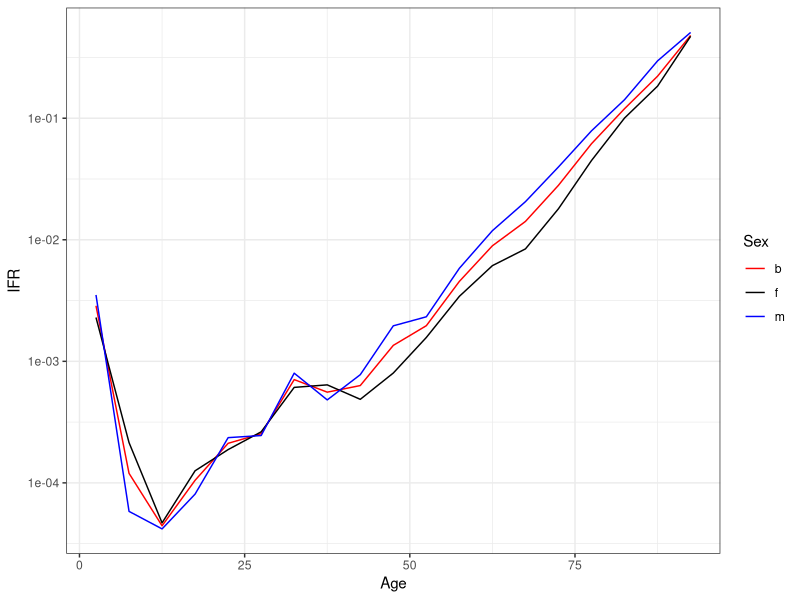

The R source for this figure: (Note: this script raises an error after producing the figure.)
# Description:
# Summarize EXCESS deaths since 24th February, 2020, in all countries by sex and age 
Sys.setenv(LANG = "en")
Sys.setlocale("LC_ALL","English")
rm(list=ls())
pkgs <- c("tidyverse",
          "lubridate",
          "haven",
          "readxl")

lapply(pkgs, require, character.only = T)

# reading seroprevalence data
db_ser <- read_csv("Data/spain_seroprev_round1.csv")
db_ser_f <- read_csv("Data/spain_seroprev_round_final.csv")
# reading excess mortality data until the date of seroprevalence study
db_exc <- read_csv("Output/spain_excess_until_seroprev.csv")

# Seroprevalence data in tidy format by sex
db_ser2 <- db_ser %>% 
  gather(-Age, key = "Measure", value = "Val") %>% 
  separate(Measure, c("Measure", "Sex"), sep = "_") %>% 
  spread(Measure, Val)


# Rapid test by age and sex
###########################
# Reestimation of infection rates and confidence intervals grouping 
# ages "<1" and "1-4" for the age group 0-4
db_ser_sex <- db_ser2 %>% 
  filter(Sex != "t") %>% 
  mutate(inf = round(smpl * pstv / 100),
         inf_l = round(smpl * lo / 100),
         inf_u = round(smpl * up / 100), 
         Age = ifelse(Age == "1", 0, as.integer(Age)),
         Sex = ifelse(Sex == "t", "b", Sex)) %>% 
  group_by(Sex, Age) %>% 
  summarise(smpl = sum(smpl),
            inf = sum(inf),
            inf_l = sum(inf_l),
            inf_u = sum(inf_u)) %>% 
  ungroup()

# reestimating for both sexes
db_ser_tot <- db_ser_sex %>% 
  group_by(Age) %>% 
  summarise(smpl = sum(smpl),
            inf = sum(inf),
            inf_l = sum(inf_l),
            inf_u = sum(inf_u)) %>% 
  ungroup() %>% 
  mutate(Sex = "b") 

# binding by sex and all sex
db_ser3 <- bind_rows(db_ser_sex, db_ser_tot) %>%   
  mutate(IR = inf / smpl,
         IR_l = inf_l / smpl,
         IR_u = inf_u / smpl,
         Age = as.integer(Age)) %>% 
  select(Sex, Age, IR, IR_l, IR_u) %>% 
  arrange(Sex, suppressWarnings(as.integer(Age)))

###################################
# preparing mortality data to merge
###################################
db_deaths_sex <- db_exc %>% 
  select(Sex, Age, Excess, Exposure) %>% 
  rename(Deaths = Excess) %>% 
  filter(Age != "All") %>% 
  mutate(Age = as.integer(Age))

# excess mortality for both sexes
db_deaths_tot <- db_deaths_sex %>% 
  group_by(Age) %>% 
  summarise(Deaths = sum(Deaths),
            Exposure = sum(Exposure)) %>% 
  ungroup() %>% 
  mutate(Sex = "b")

db_deaths <- bind_rows(db_deaths_sex, db_deaths_tot)

#############################################################
# Estimating sex- and age-specific IFRs, based on Rapid tests
#############################################################
db_ifr_age <- db_deaths %>% 
  left_join(db_ser3) %>% 
  mutate(Infected = Exposure * IR,
         Infected_l = Exposure * IR_l,
         Infected_u = Exposure * IR_u,
         IFR = Deaths / Infected,
         IFR_l = Deaths / Infected_u,
         IFR_u = Deaths / Infected_l,
         Age = as.character(Age)) %>% 
  select(Sex, Age, Deaths, Exposure, Infected, Infected_l, Infected_u, IFR, IFR_l, IFR_u)

# saving IFRs
db_ifr_age2 <- db_ifr_age %>% 
  select(Sex, Age, IFR, IFR_l, IFR_u)

write_csv(db_ifr_age2,  path = "Output/spain_sex_age_ifr.csv")


# Overall IFR in Spain
db_ifr_age %>%
  group_by(Sex) %>% 
  summarise(Infected = sum(Infected),
            Deaths = sum(Deaths)) %>% 
  ungroup() %>% 
  mutate(Overall_IFR = Deaths / Infected)
  
# plotting sex- and age-specific IFR in Spain by sex
db_ifr_age %>% 
  mutate(Age = as.integer(Age) + 2.5) %>% 
  ggplot()+
  geom_line(aes(Age, IFR, col = Sex))+
  scale_y_log10()+
  scale_color_manual(values = c("red", "black", "blue"))+
  theme_bw()

ggsave("Figures/ifr_age_sex.png")

# plotting sex- and age-specific IFR in Spain with confidence intervals
db_ifr_age %>% 
  filter(Sex == "b") %>% 
  mutate(Age = as.integer(Age) + 2.5) %>% 
  ggplot()+
  geom_line(aes(Age, IFR))+
  geom_ribbon(aes(Age, ymin = IFR_l, ymax = IFR_u), alpha = 0.5)+
  scale_y_log10()+
  scale_x_continuous(breaks = seq(0, 100, 10))+
  scale_color_manual(values = c("red", "black", "blue"))+
  theme_bw()
ggsave("Figures/ifr_age_confidence_intervals.png")




# comparing with Verity values
##############################

# reading Verity et al. IFR estimates
verity <- read_delim("Data/IFR-Verity.txt", delim = "\t", col_names = F) %>% 
  rename(Age = 1,
         IFR = 2,
         IFR_l = 3,
         IFR_u = 4) %>% 
  mutate(Age_int = 10,
         Source = "Verity et al.",
         Sex = "b")

# appending Verity et al. and Spain estimates
db_ifrs <- db_ifr_age %>%
  mutate(Source = "Spain",
         Age = as.integer(Age),
         Age_int = 5) %>% 
  select(Age, Age_int, Sex, IFR, IFR_l, IFR_u, Source) %>% 
  bind_rows(verity)

# plotting Spain by sex and Verity estimates
db_ifrs %>% 
  mutate(Age = Age + 0.5 * Age_int) %>% 
  ggplot()+
  geom_line(aes(Age, IFR, col = Sex, linetype = Source))+
  scale_y_log10()+
  scale_x_continuous(breaks = seq(0, 100, 10))+
  scale_color_manual(values = c("red", "black", "blue"))+
  theme_bw()

ggsave("Figures/ifr_age_sex_spain_verity.png")


# plotting Spain and Verity estimates with conficence intervals
db_ifrs %>% 
  filter(Sex == "b") %>% 
  mutate(Age = Age + 0.5 * Age_int) %>% 
  ggplot()+
  geom_line(aes(Age, IFR, col = Source))+
  geom_ribbon(aes(Age, ymin = IFR_l, ymax = IFR_u, fill = Source), alpha = 0.3)+
  scale_y_log10()+
  scale_x_continuous(breaks = seq(0, 100, 10))+
  scale_color_manual(values = c("#048BA8", "#F18F01"))+
  scale_fill_manual(values = c("#048BA8", "#F18F01"))+
  theme_bw()

ggsave("Figures/ifr_age_conf_int_spain_verity.png")



# db_ifrs %>% 
#   mutate(Age = Age + 0.5 * Age_int) %>% 
#   filter(Sex == "b") %>% 
#   spread(Source, IFR) %>% 
#   drop_na() %>% 
#   mutate(f = `Spain females` / `Verity et al.`,
#          m = `Spain males` / `Verity et al.`) %>% 
#   select(Age, f, m) %>% 
#   gather(-Age, key = "Sex", value = "Ratio") %>% 
#   ggplot()+
#   geom_point(aes(Age, Ratio, col = Sex))+
#   geom_hline(yintercept = 1, linetype = "dashed")+
#   scale_y_log10()+
#   scale_x_continuous(breaks = seq(10, 90, 10))+
#   scale_color_manual(values = c("red", "black"))+
#   theme_bw()
# 
# ggsave("Figures/spain_seroprev/ifr_ratios.png")

################################
# Max specificity results by age
################################

db_ser_f2 <- db_ser_f %>% 
  mutate(infs_i = round(Sample_imm * Immunoassay / 100),
         infs_i_lb = round(Sample_imm * Immuno_lb / 100),
         infs_i_ub = round(Sample_imm * Immuno_ub / 100),
         infs_b = round(Sample_imm * Both / 100),
         infs_b_lb = round(Sample_imm * Both_lb / 100),
         infs_b_ub = round(Sample_imm * Both_ub / 100),
         infs_e = round(Sample_imm * Either / 100),
         infs_e_lb = round(Sample_imm * Either_lb / 100),
         infs_e_ub = round(Sample_imm * Either_ub / 100),
         Age = ifelse(Age == 1, 0, Age)) %>% 
  group_by(Age) %>% 
  summarise(Sample_imm = sum(Sample_imm),
            infs_i = sum(infs_i),
            infs_i_lb = sum(infs_i_lb),
            infs_i_ub = sum(infs_i_ub),
            infs_b = sum(infs_b),
            infs_b_lb = sum(infs_b_lb),
            infs_b_ub = sum(infs_b_ub),
            infs_e = sum(infs_e),
            infs_e_lb = sum(infs_e_lb),
            infs_e_ub = sum(infs_e_ub)) %>% 
  ungroup() %>% 
  mutate(Imm = infs_i / Sample_imm,
         Imm_lb = infs_i_lb / Sample_imm,
         Imm_ub = infs_i_ub / Sample_imm,
         Both = infs_b / Sample_imm,
         Both_lb = infs_b_lb / Sample_imm,
         Both_ub = infs_b_ub / Sample_imm,
         Either = infs_e / Sample_imm,
         Either_lb = infs_e_lb / Sample_imm,
         Either_ub = infs_e_ub / Sample_imm)

db_ser_imm <- db_ser_f2 %>% 
  select(Age, Imm, Imm_lb, Imm_ub) %>% 
  rename(IR = Imm,
         IR_l = Imm_lb,
         IR_u = Imm_ub) %>% 
  mutate(Source = "Immunoassay")

db_ser_both <- db_ser_f2 %>% 
  select(Age, Both, Both_lb, Both_ub) %>% 
  rename(IR = Both,
         IR_l = Both_lb,
         IR_u = Both_ub) %>% 
  mutate(Source = "Both")

db_ser_either <- db_ser_f2 %>% 
  select(Age, Either, Either_lb, Either_ub) %>% 
  rename(IR = Either,
         IR_l = Either_lb,
         IR_u = Either_ub) %>% 
  mutate(Source = "Either")

db_ser4 <- db_ser3 %>% 
  filter(Sex == "b") %>% 
  select(Age, IR, IR_l, IR_u) %>% 
  mutate(Source = "Rapid")

db_ser_f3 <- bind_rows(db_ser4,
                       db_ser_imm,
                       db_ser_both, 
                       db_ser_either)

db_ser_f3 %>% 
  ggplot()+
  geom_line(aes(Age, IR, col = Source))+
  geom_ribbon(aes(Age, ymin = IR_l, ymax = IR_u, fill = Source), alpha = 0.5)



#########################################################
# Estimating age-specific IFRs, based on other estimates
#########################################################

db_ifr_age_oth <- db_deaths %>% 
  filter(Sex == "b") %>% 
  left_join(db_ser_f3) %>% 
  mutate(Infected = Exposure * IR,
         Infected_l = Exposure * IR_l,
         Infected_u = Exposure * IR_u,
         IFR = Deaths / Infected,
         IFR_l = Deaths / Infected_u,
         IFR_u = Deaths / Infected_l,
         Age = as.character(Age)) %>% 
  select(Age, Deaths, Exposure, Infected, Infected_l, Infected_u, IFR, IFR_l, IFR_u, Source)

db_ifr_age_oth %>% 
  mutate(Age = as.integer(Age) + 2.5) %>% 
  ggplot()+
  geom_line(aes(Age, IFR, col = Source))+
  geom_ribbon(aes(Age, ymin = IFR_l, ymax = IFR_u, fill = Source), alpha = 0.3)+
  scale_y_log10()+
  scale_x_continuous(breaks = seq(0, 100, 10))+
  scale_color_manual(values = c("red", "black", "blue", "green"))+
  scale_fill_manual(values = c("red", "black", "blue", "green"))+
  theme_bw()

# either and both
db_ifr_age_oth %>% 
  filter(Source %in% c("Either", "Both")) %>% 
  mutate(Age = as.integer(Age) + 2.5) %>% 
  ggplot()+
  geom_line(aes(Age, IFR, col = Source))+
  geom_ribbon(aes(Age, ymin = IFR_l, ymax = IFR_u, fill = Source), alpha = 0.3)+
  scale_y_log10()+
  scale_x_continuous(breaks = seq(0, 100, 10))+
  scale_color_manual(values = c("red", "black", "blue", "green"))+
  scale_fill_manual(values = c("red", "black", "blue", "green"))+
  theme_bw()


# and verity?
#############

db_ifr_age_oth2 <- verity %>% 
  select(-Sex) %>%
  mutate(Age_int = 10) %>% 
  bind_rows(db_ifr_age_oth %>% 
              select(Age, IFR, IFR_l, IFR_u, Source) %>% 
              mutate(Age = as.integer(Age),
                     Age_int = 5))

db_ifr_age_oth2 %>% 
  mutate(Age = as.integer(Age) + 2.5) %>% 
  ggplot()+
  geom_line(aes(Age, IFR, col = Source))+
  geom_ribbon(aes(Age, ymin = IFR_l, ymax = IFR_u, fill = Source), alpha = 0.3)+
  scale_y_log10()+
  scale_x_continuous(breaks = seq(0, 100, 10))+
  scale_color_manual(values = c("#e41a1c", "#377eb8", "#4daf4a", "#984ea3", "#ff7f00"))+
  scale_fill_manual(values = c("#e41a1c", "#377eb8", "#4daf4a", "#984ea3", "#ff7f00"))+
  theme_bw()


# mix of specificity and sensitivity

db_ifr_age_oth3 <- db_ifr_age_oth2 %>% 
  filter(Source == "Both" | Source == "Either") %>% 
  group_by(Age) %>% 
  summarise(IFR = mean(IFR),
            IFR_l = min(IFR_l),
            IFR_u = max(IFR_u)) %>% 
  ungroup() %>% 
  mutate(Source = "Spain_max") %>% 
  bind_rows(verity %>% 
              select(-Sex))

db_ifr_age_oth3 %>% 
  mutate(Age = as.integer(Age) + 2.5) %>% 
  ggplot()+
  geom_line(aes(Age, IFR, col = Source))+
  geom_ribbon(aes(Age, ymin = IFR_l, ymax = IFR_u, fill = Source), alpha = 0.3)+
  scale_y_log10()+
  scale_x_continuous(breaks = seq(0, 100, 10))+
  scale_color_manual(values = c("#e41a1c", "#377eb8", "#4daf4a", "#984ea3", "#ff7f00"))+
  scale_fill_manual(values = c("#e41a1c", "#377eb8", "#4daf4a", "#984ea3", "#ff7f00"))+
  theme_bw()

db_odr <- read_csv("Data/IFR-ODriscoll.csv")

db_odr2 <- db_odr %>% 
  select(Age, b_IFR, b_IFR_l, b_IFR_u) %>% 
  rename(IFR = b_IFR, 
         IFR_l = b_IFR_l, 
         IFR_u = b_IFR_u) %>% 
  mutate(Source = "ODriscol et al.")

